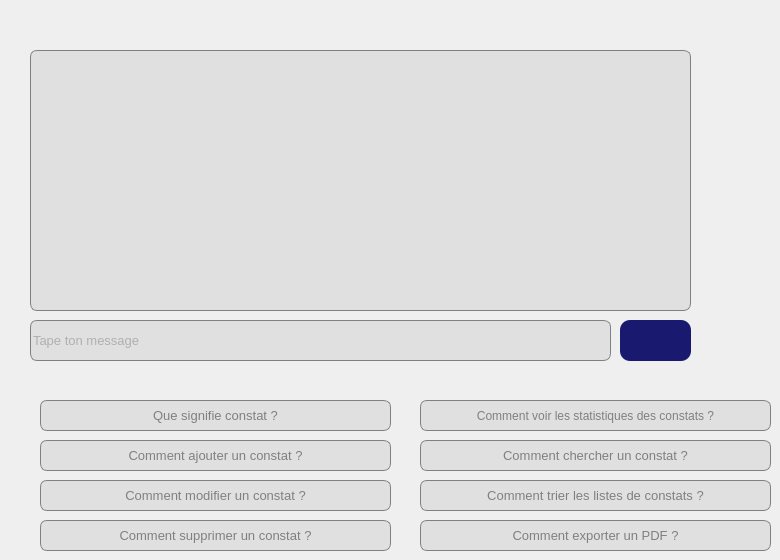
   <widget class="QWidget" name="tab">
    <attribute name="title">
     <string>CHATBOT</string>
    </attribute>
    <widget class="QTextEdit" name="conversationPlainTextEdit">
     <property name="geometry">
      <rect>
       <x>30</x>
       <y>50</y>
       <width>661</width>
       <height>261</height>
      </rect>
     </property>
     <property name="styleSheet">
      <string notr="true">QTextEdit {
	font: 10pt ;
    background-color: #e0e0e0; /* Couleur de fond par défaut */
    color: #808080; /* Couleur du texte par défaut (gris clair) */
    border: 1px solid #808080; /* Bordure grise par défaut */
    border-radius: 7px; /* Arrondir les coins par défaut */
    /*padding-left: 40px; /* Ajoute un espace à gauche */
    padding-right: 40px; /* Ajoute un espace à droite */

}

QTextEdit:focus {
    background-color: #fafad2; /* Nouvelle couleur de fond lorsque le lineEdit est en focus */
    color: #000000; /* Nouvelle couleur du texte lorsque le lineEdit est en focus (noir) */
    border-color: #D3D3D3; /* Nouvelle couleur de la bordure lorsque le lineEdit est en focus */
}
</string>
     </property>
     <property name="readOnly">
      <bool>true</bool>
     </property>
    </widget>
    <widget class="QLineEdit" name="messageLineEdit">
     <property name="geometry">
      <rect>
       <x>30</x>
       <y>320</y>
       <width>581</width>
       <height>41</height>
      </rect>
     </property>
     <property name="styleSheet">
      <string notr="true">QLineEdit {
	font: 10pt ;
    background-color: #e0e0e0; /* Couleur de fond par défaut */
    color: #808080; /* Couleur du texte par défaut (gris clair) */
    border: 1px solid #808080; /* Bordure grise par défaut */
    border-radius: 7px; /* Arrondir les coins par défaut */
   /* padding-left: 40px; /* Ajoute un espace à gauche */
    padding-right: 40px; /* Ajoute un espace à droite */

}

QLineEdit:focus {
    background-color: #fafad2; /* Nouvelle couleur de fond lorsque le lineEdit est en focus */
    color: #000000; /* Nouvelle couleur du texte lorsque le lineEdit est en focus (noir) */
    border-color: #D3D3D3; /* Nouvelle couleur de la bordure lorsque le lineEdit est en focus */
}
</string>
     </property>
     <property name="placeholderText">
      <string>Tape ton message</string>
     </property>
    </widget>
    <widget class="QPushButton" name="sendButton">
     <property name="geometry">
      <rect>
       <x>620</x>
       <y>320</y>
       <width>71</width>
       <height>41</height>
      </rect>
     </property>
     <property name="styleSheet">
      <string notr="true">QPushButton {
	image: url(:/images/img/envoyer.png);
	
	font: 12pt &quot;Century Gothic&quot;;
    background-color: #191970; /* Couleur de fond */
    color: #fff; /* Couleur du texte */
    border: none; /* Pas de bordure */
    border-radius: 10px; /* Arrondir les coins */
}

/* Style lorsque la souris survole le bouton */
QPushButton:hover {
	color: rgb(255, 255, 255);

background:#DAA520;
border: none;
}

/* Style lorsque le bouton est enfoncé */
QPushButton:pressed {
    background-color: #b8860b; /* Couleur de fond en cas d'appui */
    border: 1px solid #446cff; /* Bordure en cas d'appui */
}

/* Style lorsque le bouton est enfoncé et coché (utilisé pour les boutons à bascule) */
QPushButton:checked {
    background-color: #3761ff; /* Couleur de fond en cas de bouton coché */
    border: 1px solid #3761ff; /* Bordure en cas de bouton coché */
}




</string>
     </property>
     <property name="text">
      <string/>
     </property>
    </widget>
    <widget class="QPushButton" name="pushButtonq1">
     <property name="geometry">
      <rect>
       <x>40</x>
       <y>440</y>
       <width>351</width>
       <height>31</height>
      </rect>
     </property>
     <property name="styleSheet">
      <string notr="true">QPushButton {
	font: 10pt ;
    background-color: #e0e0e0; /* Couleur de fond par défaut */
    color: #808080; /* Couleur du texte par défaut (gris clair) */
    border: 1px solid #808080; /* Bordure grise par défaut */
    border-radius: 7px; /* Arrondir les coins par défaut */
}

/* Style lorsque la souris survole le bouton */
QPushButton:hover {
    background-color: #fafad2; /* Nouvelle couleur de fond lorsque le lineEdit est en focus */
    color: #000000; /* Nouvelle couleur du texte lorsque le lineEdit est en focus (noir) */
    border-color: #D3D3D3; /* Nouvelle couleur de la bordure lorsque le lineEdit est en focus */
}

/* Style lorsque le bouton est enfoncé */
QPushButton:pressed {
    background-color: #b8860b; /* Couleur de fond en cas d'appui */
    border: 1px solid #446cff; /* Bordure en cas d'appui */
}

/* Style lorsque le bouton est enfoncé et coché (utilisé pour les boutons à bascule) */
QPushButton:checked {
    background-color: #3761ff; /* Couleur de fond en cas de bouton coché */
    border: 1px solid #3761ff; /* Bordure en cas de bouton coché */
}</string>
     </property>
     <property name="text">
      <string>Comment ajouter un constat ?</string>
     </property>
    </widget>
    <widget class="QPushButton" name="pushButtonq2">
     <property name="geometry">
      <rect>
       <x>40</x>
       <y>480</y>
       <width>351</width>
       <height>31</height>
      </rect>
     </property>
     <property name="styleSheet">
      <string notr="true">QPushButton {
	font: 10pt ;
    background-color: #e0e0e0; /* Couleur de fond par défaut */
    color: #808080; /* Couleur du texte par défaut (gris clair) */
    border: 1px solid #808080; /* Bordure grise par défaut */
    border-radius: 7px; /* Arrondir les coins par défaut */
}

/* Style lorsque la souris survole le bouton */
QPushButton:hover {
    background-color: #fafad2; /* Nouvelle couleur de fond lorsque le lineEdit est en focus */
    color: #000000; /* Nouvelle couleur du texte lorsque le lineEdit est en focus (noir) */
    border-color: #D3D3D3; /* Nouvelle couleur de la bordure lorsque le lineEdit est en focus */
}

/* Style lorsque le bouton est enfoncé */
QPushButton:pressed {
    background-color: #b8860b; /* Couleur de fond en cas d'appui */
    border: 1px solid #446cff; /* Bordure en cas d'appui */
}

/* Style lorsque le bouton est enfoncé et coché (utilisé pour les boutons à bascule) */
QPushButton:checked {
    background-color: #3761ff; /* Couleur de fond en cas de bouton coché */
    border: 1px solid #3761ff; /* Bordure en cas de bouton coché */
}</string>
     </property>
     <property name="text">
      <string>Comment modifier un constat ?</string>
     </property>
    </widget>
    <widget class="QPushButton" name="pushButtonq3">
     <property name="geometry">
      <rect>
       <x>40</x>
       <y>520</y>
       <width>351</width>
       <height>31</height>
      </rect>
     </property>
     <property name="styleSheet">
      <string notr="true">QPushButton {
	font: 10pt ;
    background-color: #e0e0e0; /* Couleur de fond par défaut */
    color: #808080; /* Couleur du texte par défaut (gris clair) */
    border: 1px solid #808080; /* Bordure grise par défaut */
    border-radius: 7px; /* Arrondir les coins par défaut */
}

/* Style lorsque la souris survole le bouton */
QPushButton:hover {
    background-color: #fafad2; /* Nouvelle couleur de fond lorsque le lineEdit est en focus */
    color: #000000; /* Nouvelle couleur du texte lorsque le lineEdit est en focus (noir) */
    border-color: #D3D3D3; /* Nouvelle couleur de la bordure lorsque le lineEdit est en focus */
}

/* Style lorsque le bouton est enfoncé */
QPushButton:pressed {
    background-color: #b8860b; /* Couleur de fond en cas d'appui */
    border: 1px solid #446cff; /* Bordure en cas d'appui */
}

/* Style lorsque le bouton est enfoncé et coché (utilisé pour les boutons à bascule) */
QPushButton:checked {
    background-color: #3761ff; /* Couleur de fond en cas de bouton coché */
    border: 1px solid #3761ff; /* Bordure en cas de bouton coché */
}</string>
     </property>
     <property name="text">
      <string>Comment supprimer un constat ?</string>
     </property>
    </widget>
    <widget class="QPushButton" name="pushButtonq4">
     <property name="geometry">
      <rect>
       <x>420</x>
       <y>400</y>
       <width>351</width>
       <height>31</height>
      </rect>
     </property>
     <property name="styleSheet">
      <string notr="true">QPushButton {
	font: 9pt ;
    background-color: #e0e0e0; /* Couleur de fond par défaut */
    color: #808080; /* Couleur du texte par défaut (gris clair) */
    border: 1px solid #808080; /* Bordure grise par défaut */
    border-radius: 7px; /* Arrondir les coins par défaut */
}

/* Style lorsque la souris survole le bouton */
QPushButton:hover {
    background-color: #fafad2; /* Nouvelle couleur de fond lorsque le lineEdit est en focus */
    color: #000000; /* Nouvelle couleur du texte lorsque le lineEdit est en focus (noir) */
    border-color: #D3D3D3; /* Nouvelle couleur de la bordure lorsque le lineEdit est en focus */
}

/* Style lorsque le bouton est enfoncé */
QPushButton:pressed {
    background-color: #b8860b; /* Couleur de fond en cas d'appui */
    border: 1px solid #446cff; /* Bordure en cas d'appui */
}

/* Style lorsque le bouton est enfoncé et coché (utilisé pour les boutons à bascule) */
QPushButton:checked {
    background-color: #3761ff; /* Couleur de fond en cas de bouton coché */
    border: 1px solid #3761ff; /* Bordure en cas de bouton coché */
}</string>
     </property>
     <property name="text">
      <string>Comment voir les statistiques des constats ?</string>
     </property>
    </widget>
    <widget class="QPushButton" name="pushButtonq7">
     <property name="geometry">
      <rect>
       <x>420</x>
       <y>520</y>
       <width>351</width>
       <height>31</height>
      </rect>
     </property>
     <property name="styleSheet">
      <string notr="true">QPushButton {
	font: 10pt ;
    background-color: #e0e0e0; /* Couleur de fond par défaut */
    color: #808080; /* Couleur du texte par défaut (gris clair) */
    border: 1px solid #808080; /* Bordure grise par défaut */
    border-radius: 7px; /* Arrondir les coins par défaut */
}

/* Style lorsque la souris survole le bouton */
QPushButton:hover {
    background-color: #fafad2; /* Nouvelle couleur de fond lorsque le lineEdit est en focus */
    color: #000000; /* Nouvelle couleur du texte lorsque le lineEdit est en focus (noir) */
    border-color: #D3D3D3; /* Nouvelle couleur de la bordure lorsque le lineEdit est en focus */
}

/* Style lorsque le bouton est enfoncé */
QPushButton:pressed {
    background-color: #b8860b; /* Couleur de fond en cas d'appui */
    border: 1px solid #446cff; /* Bordure en cas d'appui */
}

/* Style lorsque le bouton est enfoncé et coché (utilisé pour les boutons à bascule) */
QPushButton:checked {
    background-color: #3761ff; /* Couleur de fond en cas de bouton coché */
    border: 1px solid #3761ff; /* Bordure en cas de bouton coché */
}</string>
     </property>
     <property name="text">
      <string>Comment exporter un PDF ?</string>
     </property>
    </widget>
    <widget class="QPushButton" name="pushButtonq6">
     <property name="geometry">
      <rect>
       <x>420</x>
       <y>480</y>
       <width>351</width>
       <height>31</height>
      </rect>
     </property>
     <property name="styleSheet">
      <string notr="true">QPushButton {
	font: 10pt ;
    background-color: #e0e0e0; /* Couleur de fond par défaut */
    color: #808080; /* Couleur du texte par défaut (gris clair) */
    border: 1px solid #808080; /* Bordure grise par défaut */
    border-radius: 7px; /* Arrondir les coins par défaut */
}

/* Style lorsque la souris survole le bouton */
QPushButton:hover {
    background-color: #fafad2; /* Nouvelle couleur de fond lorsque le lineEdit est en focus */
    color: #000000; /* Nouvelle couleur du texte lorsque le lineEdit est en focus (noir) */
    border-color: #D3D3D3; /* Nouvelle couleur de la bordure lorsque le lineEdit est en focus */
}

/* Style lorsque le bouton est enfoncé */
QPushButton:pressed {
    background-color: #b8860b; /* Couleur de fond en cas d'appui */
    border: 1px solid #446cff; /* Bordure en cas d'appui */
}

/* Style lorsque le bouton est enfoncé et coché (utilisé pour les boutons à bascule) */
QPushButton:checked {
    background-color: #3761ff; /* Couleur de fond en cas de bouton coché */
    border: 1px solid #3761ff; /* Bordure en cas de bouton coché */
}</string>
     </property>
     <property name="text">
      <string>Comment trier les listes de constats ?</string>
     </property>
    </widget>
    <widget class="QPushButton" name="pushButtonq5">
     <property name="geometry">
      <rect>
       <x>420</x>
       <y>440</y>
       <width>351</width>
       <height>31</height>
      </rect>
     </property>
     <property name="styleSheet">
      <string notr="true">QPushButton {
	font: 10pt ;
    background-color: #e0e0e0; /* Couleur de fond par défaut */
    color: #808080; /* Couleur du texte par défaut (gris clair) */
    border: 1px solid #808080; /* Bordure grise par défaut */
    border-radius: 7px; /* Arrondir les coins par défaut */
}

/* Style lorsque la souris survole le bouton */
QPushButton:hover {
    background-color: #fafad2; /* Nouvelle couleur de fond lorsque le lineEdit est en focus */
    color: #000000; /* Nouvelle couleur du texte lorsque le lineEdit est en focus (noir) */
    border-color: #D3D3D3; /* Nouvelle couleur de la bordure lorsque le lineEdit est en focus */
}

/* Style lorsque le bouton est enfoncé */
QPushButton:pressed {
    background-color: #b8860b; /* Couleur de fond en cas d'appui */
    border: 1px solid #446cff; /* Bordure en cas d'appui */
}

/* Style lorsque le bouton est enfoncé et coché (utilisé pour les boutons à bascule) */
QPushButton:checked {
    background-color: #3761ff; /* Couleur de fond en cas de bouton coché */
    border: 1px solid #3761ff; /* Bordure en cas de bouton coché */
}</string>
     </property>
     <property name="text">
      <string>Comment chercher un constat ?</string>
     </property>
    </widget>
    <widget class="QPushButton" name="pushButtonq8">
     <property name="geometry">
      <rect>
       <x>40</x>
       <y>400</y>
       <width>351</width>
       <height>31</height>
      </rect>
     </property>
     <property name="styleSheet">
      <string notr="true">QPushButton {
	font: 10pt ;
    background-color: #e0e0e0; /* Couleur de fond par défaut */
    color: #808080; /* Couleur du texte par défaut (gris clair) */
    border: 1px solid #808080; /* Bordure grise par défaut */
    border-radius: 7px; /* Arrondir les coins par défaut */
}

/* Style lorsque la souris survole le bouton */
QPushButton:hover {
    background-color: #fafad2; /* Nouvelle couleur de fond lorsque le lineEdit est en focus */
    color: #000000; /* Nouvelle couleur du texte lorsque le lineEdit est en focus (noir) */
    border-color: #D3D3D3; /* Nouvelle couleur de la bordure lorsque le lineEdit est en focus */
}

/* Style lorsque le bouton est enfoncé */
QPushButton:pressed {
    background-color: #b8860b; /* Couleur de fond en cas d'appui */
    border: 1px solid #446cff; /* Bordure en cas d'appui */
}

/* Style lorsque le bouton est enfoncé et coché (utilisé pour les boutons à bascule) */
QPushButton:checked {
    background-color: #3761ff; /* Couleur de fond en cas de bouton coché */
    border: 1px solid #3761ff; /* Bordure en cas de bouton coché */
}</string>
     </property>
     <property name="text">
      <string>Que signifie constat ?</string>
     </property>
    </widget>
   </widget>
